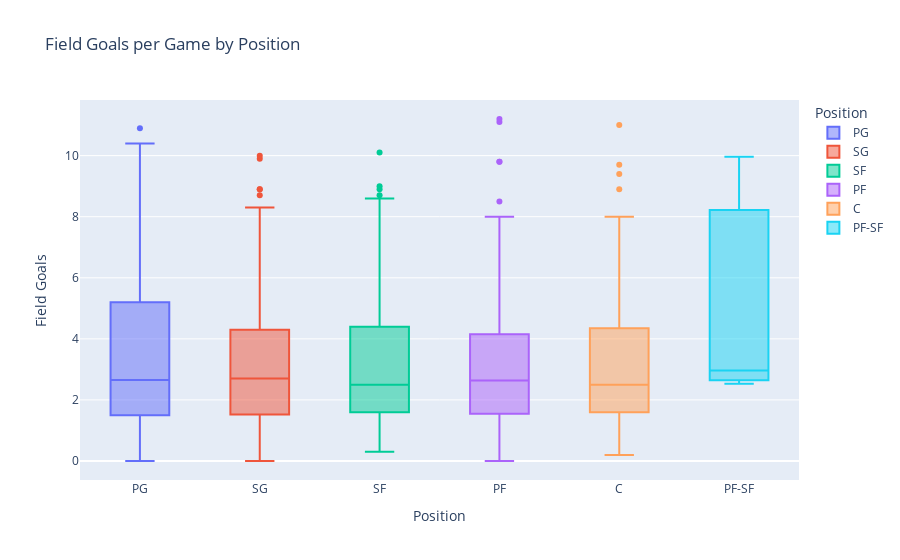

The notebook cell saved with this chart:
### Markdown cell above
### How are distributed the Field Goals Per Game according to the Positions assigned to each Player?

### Code cell
px.box(data_frame = df06,
       x = 'Pos',
       y = 'FG',
       color = 'Pos',
       hover_name = 'Player',
       title = 'Field Goals per Game by Position',
       labels = {'FG':'Field Goals', 'Pos': 'Position'},
       category_orders = {'Pos':('PG', 'SG', 'SF', 'PF', 'C', 'PF-SF', 'SF-SG', 'SG-PG')})

### Figure 1 — Plotly figure (JSON) as saved in the notebook; plotly's stock layout.template omitted (floating-point values rounded to 4 significant figures; data arrays with more than 128 entries replaced by an {"elided": "..."} marker saying what was removed)
{"data": [{"alignmentgroup": "True", "hovertemplate": "<b>%{hovertext}</b><br><br>Position=%{x}<br>Field Goals=%{y}<extra></extra>", "hovertext": ["Jose Alvarado", "Cole Anthony", "Ryan Arcidiacono", "LaMelo Ball", "Dalano Banton", "Patrick Beverley", "Buddy Boeheim", "Jamaree Bouyea", "Malcolm Brogdon", "Jalen Brunson", "Facundo Campazzo", "Jevon Carter", "Michael Carter-Williams", "Alex Caruso", "Kennedy Chandler", "Mike Conley", "Cade Cunningham", "Stephen Curry", "Dyson Daniels", "JD Davison", "Matthew Dellavedova", "Spencer Dinwiddie", "Luka Dončić", "Devon Dotson", "Jeff Dowtin", "Goran Dragić", "Kris Dunn", "Malachi Flynn", "Trent Forrest", "De'Aaron Fox", "Markelle Fultz", "Darius Garland", "Shai Gilgeous-Alexander", "Jacob Gilyard", "Jordan Goodwin", "Devonte' Graham", "Tyrese Haliburton", "R.J. Hampton", "James Harden", "Killian Hayes", "George Hill", "Aaron Holiday", "Jrue Holiday", "Trevor Hudgins", "Bones Hyland", "Kyrie Irving", "Frank Jackson", "Quenton Jackson", "Reggie Jackson", "Carlik Jones", "Tre Jones", "Tyus Jones", "Cory Joseph", "Vit Krejci", "Saben Lee", "Kira Lewis Jr.", "Damian Lillard", "Kyle Lowry", "Théo Maledon", "Tre Mann", "Miles McBride", "T.J. McConnell", "Jordan McLaughlin", "De'Anthony Melton", "Patty Mills", "Davion Mitchell", "Ja Morant", "Monte Morris", "Jamal Murray", "Raul Neto", "Daishen Nix", "Frank Ntilikina", "Chris Paul", "Cameron Payne", "Gary Payton II", "Scotty Pippen Jr.", "Jordan Poole", "Kevin Porter Jr.", "Jason Preston", "Payton Pritchard", "Immanuel Quickley", "Ryan Rollins", "Derrick Rose", "Ricky Rubio", "D'Angelo Russell", "Dennis Schröder", "Ben Simmons", "Kobi Simmons", "Marcus Smart", "Dennis Smith Jr.", "Ish Smith", "Jalen Suggs", "Fred VanVleet", "Gabe Vincent", "Kemba Walker", "John Wall", "TyTy Washington Jr.", "Russell Westbrook", "Lindell Wigginton", "Delon Wright", "McKinley Wright IV", "Trae Young"], "legendgroup": "PG", "marker": {"color": "#636efa"}, "name": "PG", "notched": false, "offsetgroup": "PG", "orientation": "v", "showlegend": true, "type": "box", "x": ["PG", "PG", "PG", "PG", "PG", "PG", "PG", "PG", "PG", "PG", "PG", "PG", "PG", "PG", "PG", "PG", "PG", "PG", "PG", "PG", "PG", "PG", "PG", "PG", "PG", "PG", "PG", "PG", "PG", "PG", "PG", "PG", "PG", "PG", "PG", "PG", "PG", "PG", "PG", "PG", "PG", "PG", "PG", "PG", "PG", "PG", "PG", "PG", "PG", "PG", "PG", "PG", "PG", "PG", "PG", "PG", "PG", "PG", "PG", "PG", "PG", "PG", "PG", "PG", "PG", "PG", "PG", "PG", "PG", "PG", "PG", "PG", "PG", "PG", "PG", "PG", "PG", "PG", "PG", "PG", "PG", "PG", "PG", "PG", "PG", "PG", "PG", "PG", "PG", "PG", "PG", "PG", "PG", "PG", "PG", "PG", "PG", "PG", "PG", "PG", "PG", "PG"], "x0": " ", "xaxis": "x", "y": [3.3, 4.6, 0.5, 8.2, 1.8, 2.133, 0.5, 0.9, 5.3, 8.6, 0.4, 3, 1.5, 1.9, 1, 4, 7.8, 10, 1.5, 0.7, 0.5, 5.767, 10.9, 0.2, 1, 2.3, 5.3, 1.6, 1.1, 9.3, 5.8, 7.6, 10.4, 1, 2.5, 2.533, 7.4, 2.2, 6.4, 4, 1.7, 1.5, 7.3, 0.4, 4.033, 9.9, 0, 2.1, 3.7, 0.9, 5, 3.9, 2.4, 0.5, 1.833, 1.6, 9.6, 3.6, 2.3, 2.9, 1.2, 3.8, 1.4, 3.6, 2.2, 2.3, 9.3, 4, 7.3, 1.2, 1.4, 1, 5, 3.9, 1.967, 0.7, 6.7, 6.6, 1.3, 2.1, 5.2, 0.6, 2.3, 1.8, 6.3, 4.1, 3.2, 0.2, 4.1, 3.4, 1.2, 3.5, 6.3, 3.4, 2.7, 4.1, 1.9, 5.933, 2.6, 2.8, 1.7, 8.2], "y0": " ", "yaxis": "y"}, {"alignmentgroup": "True", "hovertemplate": "<b>%{hovertext}</b><br><br>Position=%{x}<br>Field Goals=%{y}<extra></extra>", "hovertext": {"elided": "139 str values"}, "legendgroup": "SG", "marker": {"color": "#EF553B"}, "name": "SG", "notched": false, "offsetgroup": "SG", "orientation": "v", "showlegend": true, "type": "box", "x": {"elided": "139 str values"}, "x0": " ", "xaxis": "x", "y": {"elided": "139 float values"}, "y0": " ", "yaxis": "y"}, {"alignmentgroup": "True", "hovertemplate": "<b>%{hovertext}</b><br><br>Position=%{x}<br>Field Goals=%{y}<extra></extra>", "hovertext": ["Thanasis Antetokounmpo", "OG Anunoby", "Deni Avdija", "Patrick Baldwin Jr.", "Dominick Barlow", "Keita Bates-Diop", "MarJon Beauchamp", "Saddiq Bey", "Malaki Branham", "Mikal Bridges", "Oshae Brissett", "Dillon Brooks", "Jaylen Brown", "Troy Brown Jr.", "Reggie Bullock", "Jimmy Butler", "Jamal Cain", "Justin Champagnie", "Julian Champagnie", "Torrey Craig", "Jae Crowder", "DeMar DeRozan", "Ousmane Dieng", "Chris Duarte", "Kessler Edwards", "Simone Fontecchio", "AJ Griffin", "Jordan Hall", "Ron Harper Jr.", "Josh Hart", "Gordon Hayward", "Buddy Hield", "Haywood Highsmith", "Malcolm Hill", "Danuel House Jr.", "Caleb Houstan", "De'Andre Hunter", "Andre Iguodala", "Joe Ingles", "Brandon Ingram", "Justin Jackson", "Jalen Johnson", "Keldon Johnson", "Stanley Johnson", "Derrick Jones Jr.", "Herbert Jones", "Johnny Juzang", "Braxton Key", "Louis King", "Corey Kispert", "Anthony Lamb", "Kawhi Leonard", "Nassir Little", "Lauri Markkanen", "Naji Marshall", "Cody Martin", "Kenyon Martin Jr.", "Bennedict Mathurin", "Jalen McDaniels", "Jaden McDaniels", "Doug McDermott", "Khris Middleton", "Justin Minaya", "Josh Minott", "Chima Moneke", "Trey Murphy III", "Keegan Murray", "Svi Mykhailiuk", "Aaron Nesmith", "Jordan Nwora", "Chuma Okeke", "Isaac Okoro", "Eugene Omoruyi", "Royce O'Neale", "Cedi Osman", "Kelly Oubre Jr.", "Michael Porter Jr.", "Otto Porter Jr.", "Taurean Prince", "Cam Reddish", "Duncan Robinson", "Matt Ryan", "Jordan Schakel", "Xavier Sneed", "Max Strus", "Cole Swider", "Jae'Sean Tate", "Juan Toscano-Anderson", "Franz Wagner", "Ish Wainright", "Jabari Walker", "Yuta Watanabe", "Jack White", "Joe Wieskamp", "Andrew Wiggins", "Ziaire Williams", "Dylan Windler", "Justise Winslow"], "legendgroup": "SF", "marker": {"color": "#00cc96"}, "name": "SF", "notched": false, "offsetgroup": "SF", "orientation": "v", "showlegend": true, "type": "box", "x": ["SF", "SF", "SF", "SF", "SF", "SF", "SF", "SF", "SF", "SF", "SF", "SF", "SF", "SF", "SF", "SF", "SF", "SF", "SF", "SF", "SF", "SF", "SF", "SF", "SF", "SF", "SF", "SF", "SF", "SF", "SF", "SF", "SF", "SF", "SF", "SF", "SF", "SF", "SF", "SF", "SF", "SF", "SF", "SF", "SF", "SF", "SF", "SF", "SF", "SF", "SF", "SF", "SF", "SF", "SF", "SF", "SF", "SF", "SF", "SF", "SF", "SF", "SF", "SF", "SF", "SF", "SF", "SF", "SF", "SF", "SF", "SF", "SF", "SF", "SF", "SF", "SF", "SF", "SF", "SF", "SF", "SF", "SF", "SF", "SF", "SF", "SF", "SF", "SF", "SF", "SF", "SF", "SF", "SF", "SF", "SF", "SF", "SF"], "x0": " ", "xaxis": "x", "y": [0.5, 6.3, 3.3, 1.4, 1.6, 3.5, 1.8, 4.533, 4.1, 7.433, 1.9, 5.4, 10.1, 2.6, 2.5, 7.5, 2.1, 1, 2.467, 2.9, 2.5, 8.9, 1.9, 2.7, 0.9333, 2.2, 3.4, 1, 0.9, 3.633, 5.5, 5.9, 1.7, 0.4, 1.7, 1.3, 5.7, 0.9, 2.3, 9, 0.3, 2.3, 8, 2.2, 1.8, 3.6, 1.9, 0.3, 8, 3.9, 2.4, 8.6, 2.5, 8.7, 3.2, 2, 5, 5.3, 3.3, 4.7, 3.7, 5.4, 1.8, 1.2, 0.5, 4.9, 4.4, 2.2, 3.5, 3.333, 1.6, 2.3, 2.6, 3, 3.1, 7.4, 6.4, 1.9, 3.3, 3.5, 2.1, 1.2, 0.5, 1.3, 4.1, 0.4, 3.5, 1.233, 6.8, 1.4, 1.5, 2, 0.5, 0.3, 6.8, 2.3, 0.7, 2.8], "y0": " ", "yaxis": "y"}, {"alignmentgroup": "True", "hovertemplate": "<b>%{hovertext}</b><br><br>Position=%{x}<br>Field Goals=%{y}<extra></extra>", "hovertext": ["Santi Aldama", "Kyle Anderson", "Giannis Antetokounmpo", "Paolo Banchero", "Harrison Barnes", "Scottie Barnes", "Nicolas Batum", "Darius Bazley", "Dāvis Bertāns", "Bojan Bogdanović", "Bol Bol", "Chris Boucher", "Jarrell Brantley", "Greg Brown III", "Vlatko Čančar", "Brandon Clarke", "John Collins", "Xavier Cooks", "Robert Covington", "Darius Days", "Moussa Diabaté", "Mamadi Diakite", "Tari Eason", "Dorian Finney-Smith", "Michael Foster Jr.", "Wenyen Gabriel", "Usman Garuba", "Rudy Gay", "Anthony Gill", "Aaron Gordon", "Jerami Grant", "RaiQuan Gray", "Draymond Green", "JaMychal Green", "Jeff Green", "Rui Hachimura", "Tobias Harris", "Sam Hauser", "Juancho Hernangómez", "Jonathan Isaac", "LeBron James", "Alize Johnson", "Cameron Johnson", "James Johnson", "Nikola Jović", "Mfiondu Kabengele", "Nathan Knight", "Jonathan Kuminga", "Kyle Kuzma", "Jake LaRavia", "Isaiah Livers", "Kenneth Lofton Jr.", "Kevin Love", "Trey Lyles", "Caleb Martin", "Evan Mobley", "Isaiah Mobley", "Markieff Morris", "Marcus Morris", "Larry Nance Jr.", "Georges Niang", "Zeke Nnaji", "KZ Okpala", "Aleksej Pokusevski", "Bobby Portis", "Micah Potter", "Julius Randle", "Jeremiah Robinson-Earl", "Isaiah Roby", "David Roddy", "Luka Šamanić", "Dario Šarić", "Admiral Schofield", "Chris Silva", "Jalen Smith", "Jabari Smith Jr.", "Jeremy Sochan", "Lamar Stevens", "Jayson Tatum", "Terry Taylor", "JT Thor", "Xavier Tillman Sr.", "Isaiah Todd", "Obi Toppin", "Karl-Anthony Towns", "P.J. Tucker", "Jarred Vanderbilt", "Dean Wade", "P.J. Washington", "Trendon Watford", "Grant Williams", "Jaylin Williams", "Kenrich Williams", "Patrick Williams", "Zion Williamson", "Thaddeus Young"], "legendgroup": "PF", "marker": {"color": "#ab63fa"}, "name": "PF", "notched": false, "offsetgroup": "PF", "orientation": "v", "showlegend": true, "type": "box", "x": ["PF", "PF", "PF", "PF", "PF", "PF", "PF", "PF", "PF", "PF", "PF", "PF", "PF", "PF", "PF", "PF", "PF", "PF", "PF", "PF", "PF", "PF", "PF", "PF", "PF", "PF", "PF", "PF", "PF", "PF", "PF", "PF", "PF", "PF", "PF", "PF", "PF", "PF", "PF", "PF", "PF", "PF", "PF", "PF", "PF", "PF", "PF", "PF", "PF", "PF", "PF", "PF", "PF", "PF", "PF", "PF", "PF", "PF", "PF", "PF", "PF", "PF", "PF", "PF", "PF", "PF", "PF", "PF", "PF", "PF", "PF", "PF", "PF", "PF", "PF", "PF", "PF", "PF", "PF", "PF", "PF", "PF", "PF", "PF", "PF", "PF", "PF", "PF", "PF", "PF", "PF", "PF", "PF", "PF", "PF", "PF"], "x0": " ", "xaxis": "x", "y": [3.2, 3.7, 11.2, 6.7, 4.6, 6, 2.1, 1.867, 1.5, 7.3, 3.7, 3.4, 2, 0.7, 1.8, 4.1, 5.1, 1.7, 2.1, 1.3, 1.1, 1.1, 3.6, 2.933, 0, 2.3, 1.1, 1.9, 1.2, 6.3, 6.9, 6, 3.4, 2.4, 2.9, 4.533, 5.7, 2.3, 1.1, 2, 11.1, 0.8, 5.233, 1.2, 1.9, 0.5, 1.2, 3.9, 8, 1.1, 2.3, 2, 2.667, 2.5, 3.6, 6.6, 0.9, 1.433, 4.2, 2.9, 2.8, 2.1, 0.5, 3.2, 5.7, 1.4, 8.5, 2.6, 1.6, 2.6, 3.7, 2.3, 1.5, 1, 3.6, 4.6, 4.5, 2.1, 9.8, 1.433, 1.4, 3.1, 0.5, 2.8, 7.3, 1.3, 3.1, 1.7, 5.9, 2.9, 2.7, 2.1, 3.4, 3.8, 9.8, 2], "y0": " ", "yaxis": "y"}, {"alignmentgroup": "True", "hovertemplate": "<b>%{hovertext}</b><br><br>Position=%{x}<br>Field Goals=%{y}<extra></extra>", "hovertext": ["Precious Achiuwa", "Steven Adams", "Bam Adebayo", "Jarrett Allen", "Deandre Ayton", "Udoka Azubuike", "Marvin Bagley III", "Mo Bamba", "Charles Bassey", "Khem Birch", "Goga Bitadze", "Bismack Biyombo", "Tony Bradley", "Moses Brown", "Thomas Bryant", "John Butler", "Clint Capela", "Vernon Carey Jr.", "Wendell Carter Jr.", "Nic Claxton", "Zach Collins", "Chance Comanche", "Anthony Davis", "Dewayne Dedmon", "Gorgui Dieng", "Andre Drummond", "Jalen Duren", "Joel Embiid", "Drew Eubanks", "Bruno Fernando", "Daniel Gafford", "Luka Garza", "Taj Gibson", "Rudy Gobert", "Blake Griffin", "Montrezl Harrell", "Isaiah Hartenstein", "Udonis Haslem", "Jaxson Hayes", "Willy Hernangómez", "Richaun Holmes", "Al Horford", "Jay Huff", "Serge Ibaka", "Isaiah Jackson", "Jaren Jackson Jr.", "Nikola Jokić", "Damian Jones", "Kai Jones", "DeAndre Jordan", "Frank Kaminsky", "Walker Kessler", "Maxi Kleber", "Christian Koloko", "Luke Kornet", "Jock Landale", "Alex Len", "Meyers Leonard", "Kevon Looney", "Brook Lopez", "Robin Lopez", "Sandro Mamukelashvili", "Boban Marjanović", "JaVale McGee", "Chimezie Metu", "Mike Muscala", "Nerlens Noel", "Jusuf Nurkić", "Onyeka Okongwu", "Kelly Olynyk", "Mason Plumlee", "Jakob Poeltl", "Kristaps Porziņģis", "Dwight Powell", "Neemias Queta", "Paul Reed", "Naz Reid", "Nick Richards", "Mitchell Robinson", "Orlando Robinson", "Domantas Sabonis", "Olivier Sarr", "Alperen Şengün", "Day'Ron Sharpe", "Pascal Siakam", "Marko Simonovic", "Jericho Sims", "Isaiah Stewart", "Daniel Theis", "Myles Turner", "Jonas Valančiūnas", "Noah Vonleh", "Nikola Vučević", "Moritz Wagner", "Mark Williams", "Robert Williams", "James Wiseman", "Christian Wood", "Omer Yurtseven", "Cody Zeller", "Ivica Zubac"], "legendgroup": "C", "marker": {"color": "#FFA15A"}, "name": "C", "notched": false, "offsetgroup": "C", "orientation": "v", "showlegend": true, "type": "box", "x": ["C", "C", "C", "C", "C", "C", "C", "C", "C", "C", "C", "C", "C", "C", "C", "C", "C", "C", "C", "C", "C", "C", "C", "C", "C", "C", "C", "C", "C", "C", "C", "C", "C", "C", "C", "C", "C", "C", "C", "C", "C", "C", "C", "C", "C", "C", "C", "C", "C", "C", "C", "C", "C", "C", "C", "C", "C", "C", "C", "C", "C", "C", "C", "C", "C", "C", "C", "C", "C", "C", "C", "C", "C", "C", "C", "C", "C", "C", "C", "C", "C", "C", "C", "C", "C", "C", "C", "C", "C", "C", "C", "C", "C", "C", "C", "C", "C", "C", "C", "C", "C"], "x0": " ", "xaxis": "x", "y": [3.6, 3.7, 8, 5.9, 7.8, 1.6, 4.8, 2.1, 2.5, 1, 1.867, 2, 0.5, 1.167, 3.5, 0.9, 5.4, 0.2, 5.6, 5.4, 4.5, 3, 9.7, 1.9, 1.5, 2.5, 3.9, 11, 2.7, 1.467, 3.7, 2.3, 1.3, 5.1, 1.5, 2.2, 2.1, 1.4, 1.8, 2.3, 1.3, 3.6, 2.1, 1.6, 2.8, 6.6, 9.4, 1.333, 1.5, 2.3, 0.8333, 4, 2.1, 1.2, 1.6, 2.6, 0.6, 1.6, 3, 6.1, 1.3, 2.4, 1.3, 1.9, 2, 2.1, 0.6667, 5, 4, 4.1, 3.9, 5.467, 7.8, 2.6, 1.2, 1.8, 4.6, 3, 3.2, 1.5, 7.3, 1.7, 5.9, 1.9, 8.9, 0.3, 1.6, 3.9, 3, 6.5, 5.6, 0.5, 7.3, 3.5, 3.7, 3.6, 4.133, 5.9, 1.8, 2.5, 4.3], "y0": " ", "yaxis": "y"}, {"alignmentgroup": "True", "hovertemplate": "<b>%{hovertext}</b><br><br>Position=%{x}<br>Field Goals=%{y}<extra></extra>", "hovertext": ["Kevin Durant", "Kevin Knox", "T.J. Warren"], "legendgroup": "PF-SF", "marker": {"color": "#19d3f3"}, "name": "PF-SF", "notched": false, "offsetgroup": "PF-SF", "orientation": "v", "showlegend": true, "type": "box", "x": ["PF-SF", "PF-SF", "PF-SF"], "x0": " ", "xaxis": "x", "y": [9.967, 2.533, 2.967], "y0": " ", "yaxis": "y"}], "layout": {"boxmode": "overlay", "legend": {"title": {"text": "Position"}, "tracegroupgap": 0}, "title": {"text": "Field Goals per Game by Position"}, "xaxis": {"anchor": "y", "categoryarray": ["PG", "SG", "SF", "PF", "C", "PF-SF", "SF-SG", "SG-PG"], "categoryorder": "array", "domain": [0, 1], "title": {"text": "Position"}}, "yaxis": {"anchor": "x", "domain": [0, 1], "title": {"text": "Field Goals"}}}}
